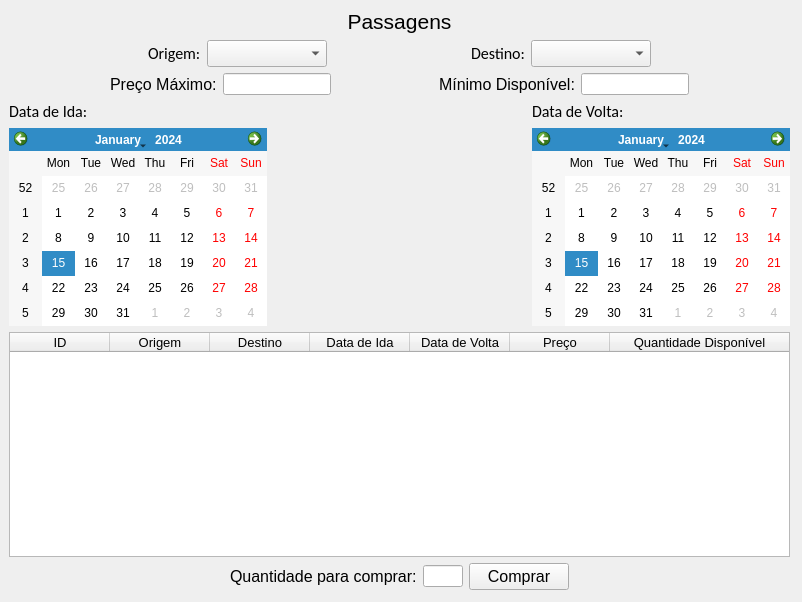
<?xml version="1.0" encoding="UTF-8"?>
<ui version="4.0">
 <class>Form</class>
 <widget class="QWidget" name="Form">
  <property name="geometry">
   <rect>
    <x>0</x>
    <y>0</y>
    <width>802</width>
    <height>602</height>
   </rect>
  </property>
  <property name="windowTitle">
   <string>Form</string>
  </property>
  <widget class="QWidget" name="verticalLayoutWidget">
   <property name="geometry">
    <rect>
     <x>9</x>
     <y>9</y>
     <width>781</width>
     <height>581</height>
    </rect>
   </property>
   <layout class="QVBoxLayout" name="mainLayout">
    <item>
     <widget class="QLabel" name="label">
      <property name="font">
       <font>
        <family>Arial</family>
        <pointsize>16</pointsize>
       </font>
      </property>
      <property name="text">
       <string>Passagens</string>
      </property>
      <property name="alignment">
       <set>Qt::AlignCenter</set>
      </property>
     </widget>
    </item>
    <item>
     <layout class="QHBoxLayout" name="locationLayout">
      <item>
       <spacer name="horizontalSpacer_2">
        <property name="orientation">
         <enum>Qt::Horizontal</enum>
        </property>
        <property name="sizeHint" stdset="0">
         <size>
          <width>40</width>
          <height>20</height>
         </size>
        </property>
       </spacer>
      </item>
      <item>
       <widget class="QLabel" name="labelOrigin">
        <property name="font">
         <font>
          <family>Calibri</family>
          <pointsize>12</pointsize>
         </font>
        </property>
        <property name="text">
         <string>Origem:</string>
        </property>
       </widget>
      </item>
      <item>
       <widget class="QComboBox" name="cmbOrigin">
        <property name="minimumSize">
         <size>
          <width>120</width>
          <height>0</height>
         </size>
        </property>
        <property name="font">
         <font>
          <family>Arial</family>
          <pointsize>12</pointsize>
         </font>
        </property>
       </widget>
      </item>
      <item>
       <spacer name="horizontalSpacer">
        <property name="orientation">
         <enum>Qt::Horizontal</enum>
        </property>
        <property name="sizeHint" stdset="0">
         <size>
          <width>40</width>
          <height>20</height>
         </size>
        </property>
       </spacer>
      </item>
      <item>
       <widget class="QLabel" name="labelDestiny">
        <property name="font">
         <font>
          <family>Calibri</family>
          <pointsize>12</pointsize>
         </font>
        </property>
        <property name="text">
         <string>Destino:</string>
        </property>
       </widget>
      </item>
      <item>
       <widget class="QComboBox" name="cmbDestiny">
        <property name="minimumSize">
         <size>
          <width>120</width>
          <height>0</height>
         </size>
        </property>
        <property name="font">
         <font>
          <family>Arial</family>
          <pointsize>12</pointsize>
         </font>
        </property>
       </widget>
      </item>
      <item>
       <spacer name="horizontalSpacer_3">
        <property name="orientation">
         <enum>Qt::Horizontal</enum>
        </property>
        <property name="sizeHint" stdset="0">
         <size>
          <width>40</width>
          <height>20</height>
         </size>
        </property>
       </spacer>
      </item>
     </layout>
    </item>
    <item>
     <layout class="QHBoxLayout" name="horizontalLayout_3">
      <item>
       <spacer name="horizontalSpacer_7">
        <property name="orientation">
         <enum>Qt::Horizontal</enum>
        </property>
        <property name="sizeHint" stdset="0">
         <size>
          <width>40</width>
          <height>20</height>
         </size>
        </property>
       </spacer>
      </item>
      <item>
       <widget class="QLabel" name="labelMaxPrice">
        <property name="font">
         <font>
          <family>Arial</family>
          <pointsize>12</pointsize>
         </font>
        </property>
        <property name="text">
         <string>Preço Máximo:</string>
        </property>
       </widget>
      </item>
      <item>
       <widget class="QLineEdit" name="editMaxPrice"/>
      </item>
      <item>
       <spacer name="horizontalSpacer_9">
        <property name="orientation">
         <enum>Qt::Horizontal</enum>
        </property>
        <property name="sizeHint" stdset="0">
         <size>
          <width>40</width>
          <height>20</height>
         </size>
        </property>
       </spacer>
      </item>
      <item>
       <widget class="QLabel" name="labelMinAvailable">
        <property name="font">
         <font>
          <family>Arial</family>
          <pointsize>12</pointsize>
         </font>
        </property>
        <property name="text">
         <string>Mínimo Disponível:</string>
        </property>
       </widget>
      </item>
      <item>
       <widget class="QLineEdit" name="editMinAvailable"/>
      </item>
      <item>
       <spacer name="horizontalSpacer_8">
        <property name="orientation">
         <enum>Qt::Horizontal</enum>
        </property>
        <property name="sizeHint" stdset="0">
         <size>
          <width>40</width>
          <height>20</height>
         </size>
        </property>
       </spacer>
      </item>
     </layout>
    </item>
    <item>
     <layout class="QHBoxLayout" name="dateLayout">
      <item>
       <layout class="QVBoxLayout" name="departureLayout">
        <item>
         <widget class="QLabel" name="labelDeparture">
          <property name="font">
           <font>
            <family>Calibri</family>
            <pointsize>12</pointsize>
           </font>
          </property>
          <property name="text">
           <string>Data de Ida:</string>
          </property>
         </widget>
        </item>
        <item>
         <widget class="QCalendarWidget" name="calendarDeparture">
          <property name="font">
           <font>
            <family>Arial</family>
           </font>
          </property>
         </widget>
        </item>
       </layout>
      </item>
      <item>
       <spacer name="horizontalSpacer_4">
        <property name="orientation">
         <enum>Qt::Horizontal</enum>
        </property>
        <property name="sizeHint" stdset="0">
         <size>
          <width>40</width>
          <height>20</height>
         </size>
        </property>
       </spacer>
      </item>
      <item>
       <layout class="QVBoxLayout" name="returnLayout">
        <item>
         <widget class="QLabel" name="labelReturn">
          <property name="font">
           <font>
            <family>Calibri</family>
            <pointsize>12</pointsize>
           </font>
          </property>
          <property name="text">
           <string>Data de Volta:</string>
          </property>
         </widget>
        </item>
        <item>
         <widget class="QCalendarWidget" name="calendarReturn">
          <property name="font">
           <font>
            <family>Arial</family>
           </font>
          </property>
         </widget>
        </item>
       </layout>
      </item>
     </layout>
    </item>
    <item>
     <widget class="QTableWidget" name="tableItems">
      <property name="font">
       <font>
        <family>Arial</family>
        <pointsize>10</pointsize>
       </font>
      </property>
      <property name="columnCount">
       <number>7</number>
      </property>
      <attribute name="horizontalHeaderCascadingSectionResizes">
       <bool>true</bool>
      </attribute>
      <attribute name="horizontalHeaderStretchLastSection">
       <bool>true</bool>
      </attribute>
      <attribute name="verticalHeaderVisible">
       <bool>false</bool>
      </attribute>
      <attribute name="verticalHeaderStretchLastSection">
       <bool>false</bool>
      </attribute>
      <column>
       <property name="text">
        <string>ID</string>
       </property>
      </column>
      <column>
       <property name="text">
        <string>Origem</string>
       </property>
      </column>
      <column>
       <property name="text">
        <string>Destino</string>
       </property>
      </column>
      <column>
       <property name="text">
        <string>Data de Ida</string>
       </property>
      </column>
      <column>
       <property name="text">
        <string>Data de Volta</string>
       </property>
      </column>
      <column>
       <property name="text">
        <string>Preço</string>
       </property>
      </column>
      <column>
       <property name="text">
        <string>Quantidade Disponível</string>
       </property>
      </column>
     </widget>
    </item>
    <item>
     <layout class="QHBoxLayout" name="buyLayout">
      <item>
       <spacer name="horizontalSpacer_5">
        <property name="orientation">
         <enum>Qt::Horizontal</enum>
        </property>
        <property name="sizeHint" stdset="0">
         <size>
          <width>40</width>
          <height>20</height>
         </size>
        </property>
       </spacer>
      </item>
      <item>
       <widget class="QLabel" name="labelNumberBuy">
        <property name="font">
         <font>
          <family>Arial</family>
          <pointsize>12</pointsize>
         </font>
        </property>
        <property name="text">
         <string>Quantidade para comprar:</string>
        </property>
       </widget>
      </item>
      <item>
       <widget class="QLineEdit" name="editBuy">
        <property name="maximumSize">
         <size>
          <width>40</width>
          <height>16777215</height>
         </size>
        </property>
       </widget>
      </item>
      <item>
       <widget class="QPushButton" name="btnBuy">
        <property name="minimumSize">
         <size>
          <width>100</width>
          <height>0</height>
         </size>
        </property>
        <property name="font">
         <font>
          <family>Arial</family>
          <pointsize>12</pointsize>
         </font>
        </property>
        <property name="text">
         <string>Comprar</string>
        </property>
       </widget>
      </item>
      <item>
       <spacer name="horizontalSpacer_6">
        <property name="orientation">
         <enum>Qt::Horizontal</enum>
        </property>
        <property name="sizeHint" stdset="0">
         <size>
          <width>40</width>
          <height>20</height>
         </size>
        </property>
       </spacer>
      </item>
     </layout>
    </item>
   </layout>
  </widget>
 </widget>
 <resources/>
 <connections/>
</ui>
